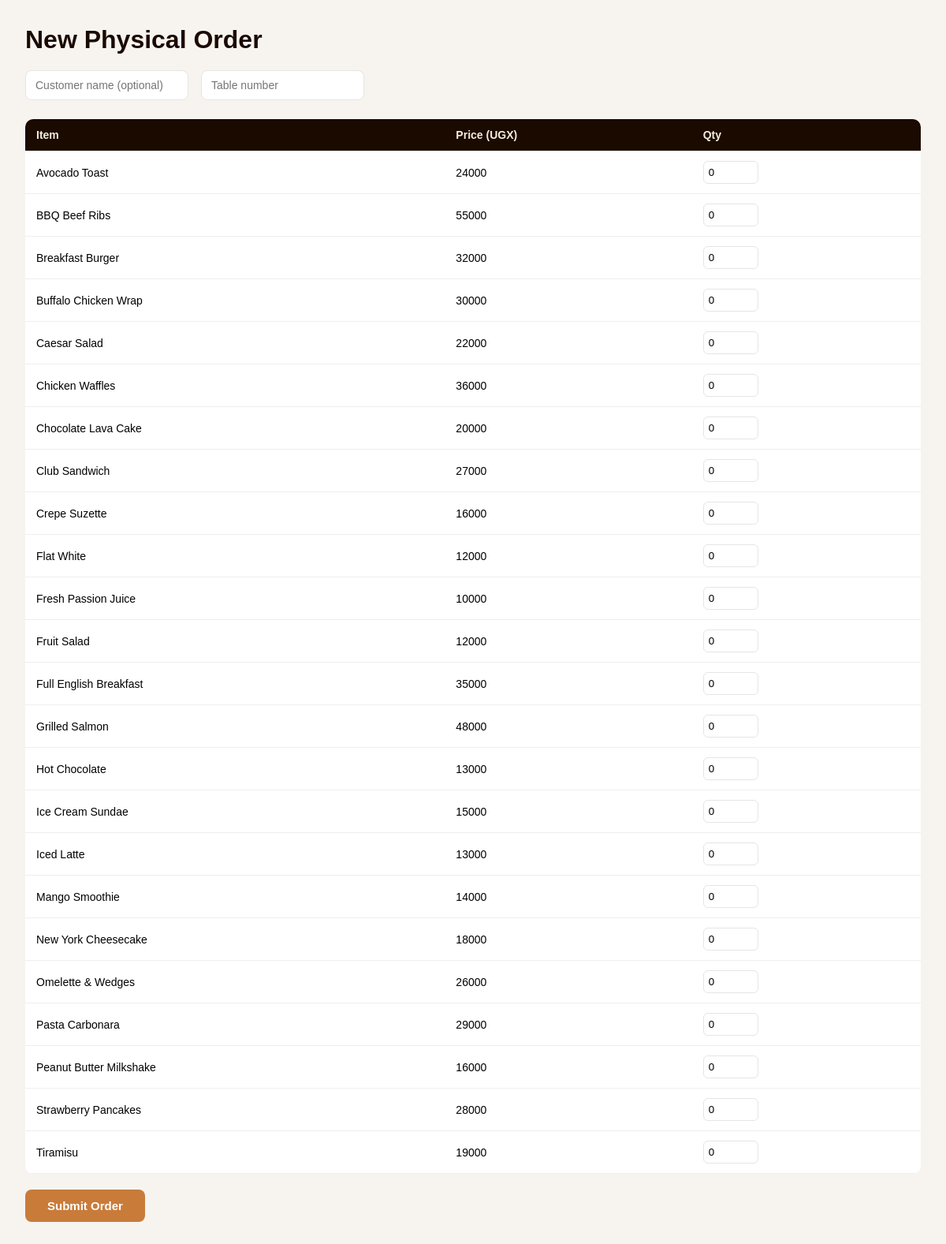
The page /physical-order/ (signed in) on the database its author committed.
### core/models.py (models this page shows, shortened)
class MenuItem(models.Model):
    CATEGORY_CHOICES = [
    ('breakfast', 'Breakfast'),
    ('mains', 'Mains'),
    ('drinks', 'Drinks'),
    ('desserts', 'Desserts'),
]
    cat = models.CharField(max_length=20, choices=CATEGORY_CHOICES)
    name = models.CharField(max_length=50)
    desc = models.TextField()
    price = models.IntegerField()
    badge = models.CharField(max_length=50, blank=True)
    emoji = models.CharField(max_length=10)
    img = models.URLField()
    is_available = models.BooleanField(default=True)
    class Meta:
        ordering = ['name']

### core/views.py (the view, shortened to what this page needs)
# urls.py: path('physical-order/', views.physical_order, name='physical_order'),
@staff_role_required('receptionist_physical')
def physical_order(request):
    menu_items = MenuItem.objects.filter(is_available=True)
    return render(request, 'physical_order.html', {'menu_items': menu_items})

### core/views.py (called while the page is built)
def staff_role_required(*allowed_roles):
    def decorator(view_func):
        @wraps(view_func)
        def _wrapped(request, *args, **kwargs):
            if not request.user.is_authenticated or not request.user.is_staff:
                messages.error(request, "You must be logged in as staff to access this page.")
                return redirect('staff_login')
            if request.user.is_superuser:
                return view_func(request, *args, **kwargs)
            profile = getattr(request.user, 'staff_profile', None)
            if profile and (profile.role == 'manager' or profile.role in allowed_roles):
                return view_func(request, *args, **kwargs)
            raise PermissionDenied
        return _wrapped
    return decorator

### core/templates/physical_order.html (shortened to what this page needs)
{% load static %}
<!DOCTYPE html>
<html lang="en">
<head>
</head>
<body>
  <h1>New Physical Order</h1>
  <form method="POST">
    <div class="top-fields">
      <input type="text" name="customer_name" placeholder="Customer name (optional)">
      <input type="text" name="table_number" placeholder="Table number">
    </div>
    <table>
      <thead>
        <tr><th>Item</th><th>Price (UGX)</th><th>Qty</th></tr>
      </thead>
      <tbody>
        {% for item in menu_items %}
        <tr>
          <td>{{ item.name }}</td>
          <td>{{ item.price }}</td>
          <td><input type="number" name="qty_{{ item.id }}" min="0" value="0"></td>
        </tr>
        {% endfor %}
      </tbody>
    </table>
    <button type="submit" class="submit-btn">Submit Order</button>
  </form>
</body>
</html>

### core/templates/physical_order.html (style rules this page uses)
* { box-sizing: border-box; margin: 0; padding: 0; font-family: sans-serif; }
body { background: #f7f4f0; padding: 32px; }
h1 { color: #1A0A00; margin-bottom: 20px; }
.top-fields { display: flex; gap: 16px; margin-bottom: 24px; }
.top-fields input { padding: 10px 12px; border: 1.5px solid #e5e5e5; border-radius: 8px; font-size: 14px; }
table { width: 100%; border-collapse: collapse; background: #fff; border-radius: 10px; overflow: hidden; }
th, td { padding: 12px 14px; text-align: left; border-bottom: 1px solid #eee; font-size: 14px; }
th { background: #1A0A00; color: #F5EDD9; }
input[type=number] { width: 70px; padding: 6px; border: 1.5px solid #e5e5e5; border-radius: 6px; }
.submit-btn { margin-top: 20px; padding: 12px 28px; background: #C97B3A; color: #fff; border: none; border-radius: 8px; font-weight: 700; cursor: pointer; font-size: 15px; }

### rows shown on the page
MenuItem: name "Avocado Toast", price "24000"
MenuItem: name "BBQ Beef Ribs", price "55000"
MenuItem: name "Breakfast Burger", price "32000"
MenuItem: name "Buffalo Chicken Wrap", price "30000"
MenuItem: name "Caesar Salad", price "22000"
MenuItem: name "Chicken Waffles", price "36000"
MenuItem: name "Chocolate Lava Cake", price "20000"
MenuItem: name "Club Sandwich", price "27000"
MenuItem: name "Crepe Suzette", price "16000"
MenuItem: name "Flat White", price "12000"
MenuItem: name "Fresh Passion Juice", price "10000"
MenuItem: name "Fruit Salad", price "12000"
MenuItem: name "Full English Breakfast", price "35000"
MenuItem: name "Grilled Salmon", price "48000"
MenuItem: name "Hot Chocolate", price "13000"
MenuItem: name "Ice Cream Sundae", price "15000"
MenuItem: name "Iced Latte", price "13000"
MenuItem: name "Mango Smoothie", price "14000"
MenuItem: name "New York Cheesecake", price "18000"
MenuItem: name "Omelette & Wedges", price "26000"
MenuItem: name "Pasta Carbonara", price "29000"
MenuItem: name "Peanut Butter Milkshake", price "16000"
MenuItem: name "Strawberry Pancakes", price "28000"
MenuItem: name "Tiramisu", price "19000"
